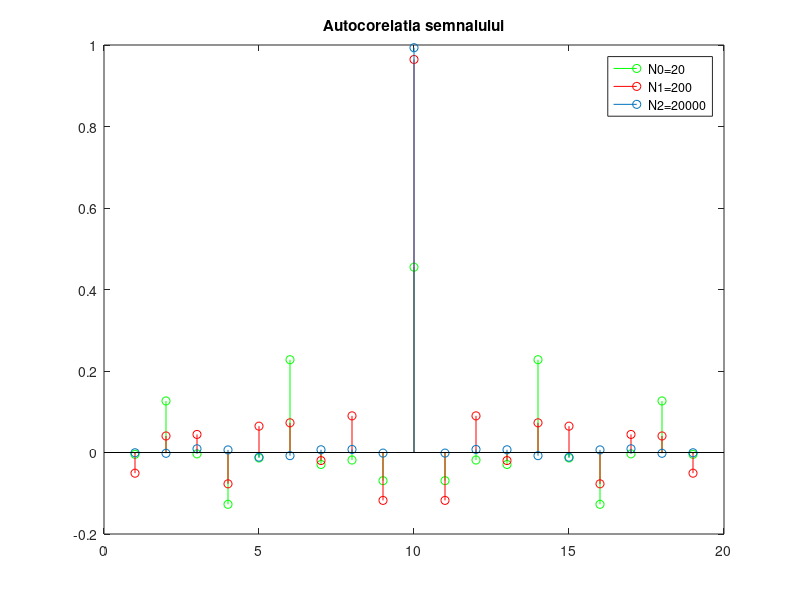

This figure's MATLAB source: (Note: this script raises an error after producing the figure.)
%a)
L=9;

N0 = 20;
N1 = 200;
N2 = 20000;

x0 = randn(1,N0);
x1 = randn(1,N1);
x2 = randn(1,N2);

media0 = mean(x0);
media1 = mean(x1);
media2 = mean(x2);
%Se poate observa ca media obtinuta este foarte aproape de 0, deci randn
%verifica o prima conditie de generare a unui semnal asemanator zgomotului
%alb(1)

rx0 = xcorr(x0,L,'biased');
rx1 = xcorr(x1,L,'biased');
rx2 = xcorr(x2,L,'biased');

figure(1)
stem(rx0,'g','DisplayName','N0=20')
hold on
stem(rx1,'r','DisplayName','N1=200')
hold on
stem(rx2,'DisplayName','N2=20000')
title('Autocorelatia semnalului')
hold off

lgd = legend;
% Din formula (1.28) => Un zgomot alb de medie nula si dispersie ? este 
% un proces aleator e, pentru care auto-coreltia este egala cu delta0[k],
% adica este 1 cand k = 0 si 0 in rest
% Din grafice putem observa ca in rx[0] valoarea autocorelatiei este
% aproape de 1, iar celelalte valori tind la 0(2)
%Din (1) si (2) => randn genereaza un semnal apropiat de zgomotul alb


%b)
%Perioada este 6
omega0 = pi/3;
Ts = 1;

sin_disc0 = esantionare(omega0,Ts,61);

L1 = 19;
rx0= xcorr(sin_disc0,L1,'biased');  
[max,loc] = findpeaks(rx0);
min = islocalmin(rx0);
%Pozitiile unde se gasesc max: 2  8  14  20  26  32  38
% k = -18 -12 -6 0 6 12 18  vom considera partea pozitiva avand in vedere
% ca rx[k] = rx[-k] => daca facem diferenta a 2 pozitii consecutive ale
% pozitiilor punctelor de maxim local vom observa ca rezultatul este egal
% cu perioada semnalului initial
%Pozitiile unde se gasesc min in vectorul rx0 sunt:
% poz = 5 11 17 23 29 35 => se observa ca si in acest caz diferenta dintre oricare 2 pozitii
% alaturate este egala cu perioada (6)
% Se observa ca perioada semnalului este aceeasi cu perioada semnalului
% obtinut prin autocorelatie

%Perioada este 11
%omega1 = 2*pi/11;
%sin_disc1 = esantionare(omega1,Ts,111);

%rx1= xcorr(sin_disc1,L1,'biased');  
%[max1,loc1] = findpeaks(rx1);
%min1 = islocalmin(rx1);

figure(2)
stem(0:60,sin_disc0)
title('Semnal sinusoidal discret')
grid on

figure(3)
stem(0:38,rx0)
title('Autocorelatie semnal discret')
grid on

%figure(4)
%stem(0:110,sin_disc1)
%title('Semnal sinusoidal discret')
%grid on

%figure(5)
%stem(rx1)
%title('Autocorelatie semnal discret')
%grid on

%c)
load xilo.mat
[xilo,Fe_x] = audioread('xilo.wav');

x_xilo = xilo(8000:10000);
figure(4)
stem(x_xilo)
title('Xilo parte periodica')
grid on

rx_x_xilo = xcorr(x_xilo,100,'biased');
[max_xilo,loc_xilo] = findpeaks(rx_x_xilo);
%punctele de maxim local se gasesc pe pozitiile loc_xilo: 11 41 70 101 132
%161 191 
% Cum L = 100 => rx[0] se afla pe pozitia L + 1 = 101 => trecand pozitiile
% din vectorul rx_x_xilo ale maximelor la pozitiile corespunzatoare in k =>
% k =    -90 -60 -31 0 31 60 90 => analizand ca in cazul anterior,
% diferenta dintre oricare 2 pozitii alaturate vom obtine urmatoarele
% rezultate dif1 = 30; dif2 = 29; dif3 = 31 s.a.m.d => pseudo-perioada
% semnalului este aproximativ 30 (variatiile diferentelor apar intocmai pentru ca semnalul nu este "chiar" periodic  )

figure(5)
stem(rx_x_xilo)
title('Autocorelatia semnal xilo')
grid on

%d)
load sunet_a.mat
load sunet_i.mat
load sunet_s.mat

[a,Fe_a] = audioread('sunet_a.au');
[i,Fe_i] = audioread('sunet_i.au');
[s,Fe_s] = audioread('sunet_s.au');

rx_a = xcorr(a,39,'biased');
rx_s = xcorr(s,39,'biased');
medie_s = mean(s);
%Se poate observa ca media semnalului 's' este foarte aproape de 0 deci ne
%poate duce cu gandul la un semnal de tip zgomot alb; ramane de verificat
%valoarea dispersiei
rx_i = xcorr(i,39,'biased');

[max_a,loc_a] = findpeaks(rx_a);
[max_s,loc_s] = findpeaks(rx_s);
[max_i,loc_i] = findpeaks(rx_i);

figure(6)
plot(a)
title('Grafic sunet a')
grid on
%Cvasi-periodicitatea semnalului se poate observa atat in graficul aferent 
%semnalului, dar mai explicit se poate analiza metoda precedenta
%referitoare la pozitia maximelor in vectorul rx; pt L = 39 => pozitiile
%maximelor sunt : 12 20 28 40 52 60 68 => se poate observa ca diferenta
%dintre aceste pozitii este aproape constanta = 8 

figure(7)
plot(s)
title('Grafic sunet s')
grid on

%Cvasi-periodicitatea semnalului se poate observa atat in graficul aferent 
%semnalului, dar mai explicit se poate analiza metoda precedenta
%referitoare la pozitia maximelor in vectorul rx; pt L = 39 => pozitiile
%maximelor sunt :  2 5 8 11 14 17 20 23 25 28 32 34 36 40 44 46 48 52 55 57 60 63 66 69 72 75 78 => se poate observa ca diferenta
%dintre aceste pozitii este constanta = 3 



figure(8)
plot(i)
title('Grafic sunet i')
grid on

%Cvasi-periodicitatea semnalului se poate observa atat in graficul aferent 
%semnalului, dar mai explicit se poate analiza metoda precedenta
%referitoare la pozitia maximelor in vectorul rx; pt L = 39 => pozitiile
%maximelor sunt :  6 23 40 57 74 => se poate observa ca diferenta
%dintre aceste pozitii este constanta = 17

figure(9)
stem(rx_a)
title('Autocorelatia semnalului a')
grid on

figure(10)
stem(rx_s)
title('Autocorelatia semnalului s')
grid on
%Se poate observa ca intalnim un fenomen asemanator autocorelatiei obtinute
%la semnalul generat cu randn; spike-ul central din rx[0] are o valoare
%unitara, in timp ce restul valorilor tind spre 0, astfel putem spune ca
%sunetul s are caracteristici asemanatoare zgomotului alb, dar totusi, nu
%este un semnal de tip zgomot alb categoric

figure(11)
stem(rx_i)
title('Autocorelatia semnalului i')
grid on


